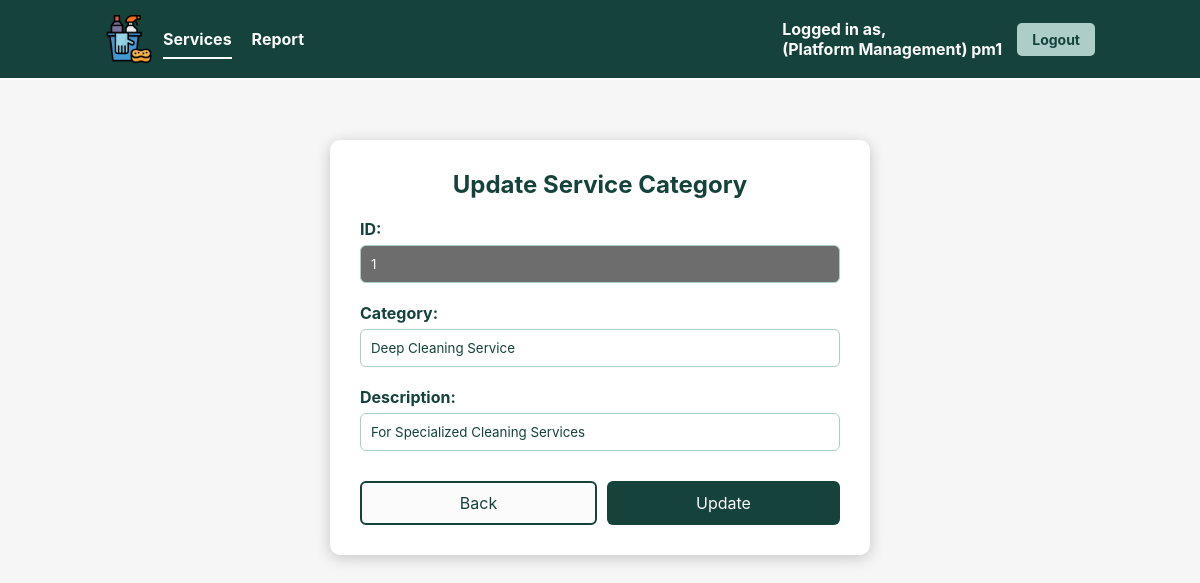
The app's page /updateServiceCategory.php?id=1 (signed in) with its own data.
### tables this page shows
CREATE TABLE ServiceCategory (
    `id` INT AUTO_INCREMENT,
    `category` VARCHAR(64) NOT NULL,
    `description` VARCHAR(64) NOT NULL DEFAULT 'No Description',
    PRIMARY KEY (`id`),
    UNIQUE (`category`)
);

### src/entity/ServiceCategory.php (called while the page is built, shortened)
<?php
class ServiceCategory {
    private int $id;
    private string $category;
    private string $description;
    public function readServiceCategory(int $id): ?ServiceCategory  {
        $db_handle = new Database();
        $db_conn = $db_handle->getConnection();
        try {
            $stmt = $db_conn->prepare("SELECT * FROM `ServiceCategory` WHERE `id` = :id");
            $stmt->bindParam(':id', $id);
            $execResult = $stmt->execute();
            if ($execResult) {
                $serviceCategory = $stmt->fetchObject('ServiceCategory');
                return $serviceCategory;
            } else {
                return null;
            }
        } catch (PDOException $e) {
            error_log("Database query failed: " . $e->getMessage());
            unset($db_handle);
            return null;
        }
    }
    public function getId(): int { return $this->id; }
    public function getCategory(): string { return $this->category; }
    public function getDescription(): string { return $this->description; }
}
?>

### src/controllers/ViewServiceCategoryController.php (called while the page is built)
<?php
require_once "entity/ServiceCategory.php";
class ViewServiceCategoryController {
    private $serviceCategory;
    public function __construct() {
        $this->serviceCategory = new ServiceCategory();
    }
    public function readServiceCategory($id) {
        return $this->serviceCategory->readServiceCategory($id);
    }
}
?>

### src/updateServiceCategory.php (the view, shortened to what this page needs)
<?php
require_once 'controllers/ViewServiceCategoryController.php';
if (!isset($_GET['id'])) {
  header("Location: viewServiceCategories.php");
  exit();
} else {
  $controller = new ViewServiceCategoryController();
  $serviceCategory = $controller->readServiceCategory($_GET['id']);
}
?>
<!DOCTYPE html>
<html lang="en">
<head>
  <link rel="stylesheet" href="css/style.css">
</head>
<body>
  <div class="navbar">
    <div class="navbar-left">
      <img src='img/cleaning-logo.png' alt="Cleaning Logo" width='48px' height='48px'/>
      <a href="viewServiceCategory.php" class="active">Services</a>
      <a href="#">Report</a>
    </div>
    <div class="navbar-right">
      <span class="navbar-right-text">Logged in as,<br/>(<?php echo htmlspecialchars($_SESSION["userProfile"]); ?>) <?php echo htmlspecialchars($_SESSION["username"]); ?></span>
      <button class="logout-button" onclick="window.location.href='logout.php'">Logout</button>
    </div>
  </div>
  <div class="form-container">
    <h2>Update Service Category</h2>
    <br>
    <form action="controllers/UpdateServiceCategoryController.php" method="post">
      <div class="form-group">
        <label for="id">ID:</label>
        <input type="text" id="id" name="id" value="<?php echo htmlspecialchars($serviceCategory->getId()); ?>" readonly>
      </div>
      <div class="form-group">
        <label for="category">Category:</label>
        <input type="text" id="category" name="category" value="<?php echo htmlspecialchars($serviceCategory->getCategory()); ?>" required>
        <span id='categoryValidation' class='text-danger'></span>
      </div>
      <div class="form-group">
        <label for="description">Description:</label>
        <input type="text" id="description" name="description" value="<?php echo htmlspecialchars($serviceCategory->getDescription()); ?>">
        <span id='descriptionValidation' class='text-danger'></span>
      </div>
      <div class="submit-row">
        <button type="button" onclick='window.location.href="viewServiceCategory.php"' class="back-button">Back</button>
        <button type="submit" id="submit-button" class="submit-button">Update</button>
      </div>
    </form>
  </div>
</body>
</html>

### src/css/style.css (style rules this page uses)
* { margin: 0px; padding: 0px; box-sizing: border-box; font-family: 'Inter', 'Segoe UI', sans-serif; }
body { height: 100vh; background-color: #F6F6F6; }
.text-danger { color: #B22222; padding: 2px }
.navbar { background-color: #16423C; padding: 15px 0; display: flex; justify-content: space-between; align-items: center; border-bottom: 2px solid #FBFBFB; }
.navbar-left { display: flex; align-items: center; margin-left: 105px; }
.navbar-left img { margin-right: 10px; }
.navbar-left a { color: #FBFBFB; text-decoration: none; margin-right: 20px; padding: 10px 0; position: relative; font-weight: bold; }
.navbar-left a.active::after { content: ''; position: absolute; bottom: 0; left: 0; width: 100%; height: 2px; background-color: #FBFBFB; }
.navbar-right { display: flex; align-items: center; margin-right: 105px; }
.navbar-right-text { margin-right: 15px; color: #FBFBFB; font-weight: bold; }
.logout-button { background-color: #ADCDC8; color: #16423C; border: none; padding: 8px 15px; border-radius: 5px; cursor: pointer; font-size: 14px; font-weight: bold; }
h2 { text-align: center; color: #16423C; }
.form-container { position: relative; width: 540px; height: auto; max-width: 600px; margin: auto; margin-top: 5%; background-color: white; padding: 30px; border-radius: 10px; box-shadow: 0px 3px 15px rgba(0,0,0,0.2); }
.form-group label { font-weight: bold; color: #16423C; }
.form-group input[type="text"], .form-group input[type="password"], .form-group input[type="email"], .form-group input[type="tel"] { width: 100%; padding: 10px; border: 1px solid #ADCDC8; color: #16423C; border-radius: 6px; margin-top: 6px; }
.form-group input[readonly] { background-color: #6e6d6d; color: #FBFBFB; cursor: not-allowed; }
.form-group { margin-bottom: 20px; }
.submit-row { display: flex; justify-content: space-between; gap: 10px; margin-top: 30px; }
.back-button { flex: 1; background-color: #FBFBFB; color: #16423C; border: 2px solid #16423C; border-radius: 6px; padding: 10px; font-size: 16px; cursor: pointer; transition: 0.2s ease; text-align: center; text-decoration: none; }
.submit-button { flex: 1; background-color: #16423C; color: #FBFBFB; padding: 10px; font-size: 16px; border: none; border-radius: 6px; cursor: pointer; }

### records on screen
servicecategory: id "1", category "Deep Cleaning Service", description "For Specialized Cleaning Services"

### other values on screen
$_SESSION["userProfile"] "Platform Management"
$_SESSION["username"] "pm1"
